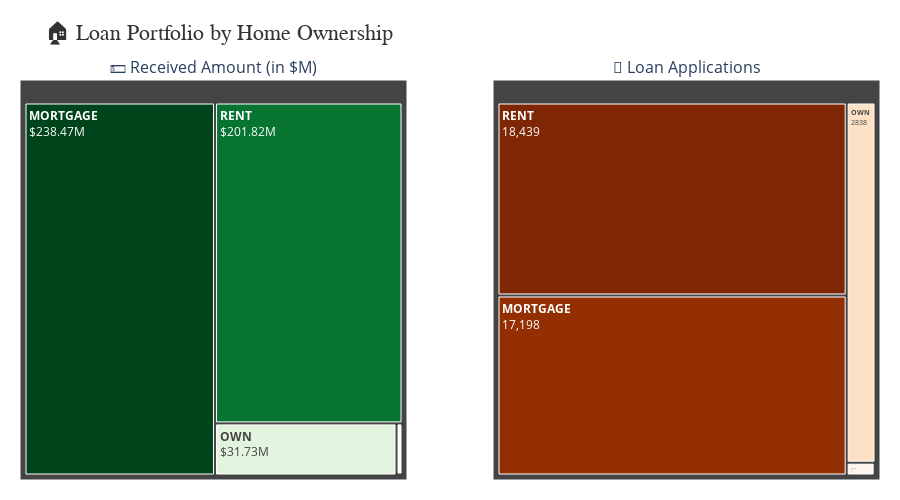

Notebook code for this chart:
### Code cell
import plotly.express as px
from plotly.subplots import make_subplots
import plotly.graph_objects as go

# 1. Prepare aggregated data
home_received = df.groupby('home_ownership')['total_payment'].sum().reset_index()
home_received['received_amount_millions'] = home_received['total_payment'] / 1_000_000

home_applications = df.groupby('home_ownership')['id'].count().reset_index()
home_applications.rename(columns={'id': 'applications'}, inplace=True)

# 2. Create subplot layout (2 columns)
fig = make_subplots(
    rows=1, cols=2,
    subplot_titles=[
        "💵 Received Amount (in $M)",
        "📑 Loan Applications"
    ],
    specs=[[{"type": "domain"}, {"type": "domain"}]]
)

# 3. Add treemaps
fig.add_trace(go.Treemap(
    labels=home_received['home_ownership'],
    parents=[""]*len(home_received),
    values=home_received['received_amount_millions'],
    marker=dict(colors=home_received['received_amount_millions'], colorscale="Greens"),
    texttemplate="<b>%{label}</b><br>$%{value:.2f}M"
), row=1, col=1)

fig.add_trace(go.Treemap(
    labels=home_applications['home_ownership'],
    parents=[""]*len(home_applications),
    values=home_applications['applications'],
    marker=dict(colors=home_applications['applications'], colorscale="Oranges"),
    texttemplate="<b>%{label}</b><br>%{value}"
), row=1, col=2)

# 4. Layout polish
fig.update_layout(
    title="🏠 Loan Portfolio by Home Ownership",
    title_font=dict(size=22, family="Arial Black", color="#333"),
    margin=dict(t=80, l=20, r=20, b=20),
    height=500, width=900
)

# 5. Show and save final dashboard
fig.show()
fig.write_image("home_ownership_dashboard_received_vs_applications.png", scale=3)  # 🔥 High-res export

### Figure 1 — Plotly figure (JSON) as saved in the notebook; plotly's stock layout.template omitted (floating-point values rounded to 4 significant figures)
{"data": [{"domain": {"x": [0, 0.45], "y": [0, 1]}, "labels": ["MORTGAGE", "NONE", "OTHER", "OWN", "RENT"], "marker": {"colors": [238.5, 0.01905, 1.025, 31.73, 201.8], "colorscale": [[0, "rgb(247,252,245)"], [0.125, "rgb(229,245,224)"], [0.25, "rgb(199,233,192)"], [0.375, "rgb(161,217,155)"], [0.5, "rgb(116,196,118)"], [0.625, "rgb(65,171,93)"], [0.75, "rgb(35,139,69)"], [0.875, "rgb(0,109,44)"], [1, "rgb(0,68,27)"]]}, "parents": ["", "", "", "", ""], "texttemplate": "<b>%{label}</b><br>$%{value:.2f}M", "type": "treemap", "values": [238.5, 0.01905, 1.025, 31.73, 201.8]}, {"domain": {"x": [0.55, 1], "y": [0, 1]}, "labels": ["MORTGAGE", "NONE", "OTHER", "OWN", "RENT"], "marker": {"colors": [17198, 3, 98, 2838, 18439], "colorscale": [[0, "rgb(255,245,235)"], [0.125, "rgb(254,230,206)"], [0.25, "rgb(253,208,162)"], [0.375, "rgb(253,174,107)"], [0.5, "rgb(253,141,60)"], [0.625, "rgb(241,105,19)"], [0.75, "rgb(217,72,1)"], [0.875, "rgb(166,54,3)"], [1, "rgb(127,39,4)"]]}, "parents": ["", "", "", "", ""], "texttemplate": "<b>%{label}</b><br>%{value}", "type": "treemap", "values": [17198, 3, 98, 2838, 18439]}], "layout": {"annotations": [{"font": {"size": 16}, "showarrow": false, "text": "💵 Received Amount (in $M)", "x": 0.225, "xanchor": "center", "xref": "paper", "y": 1, "yanchor": "bottom", "yref": "paper"}, {"font": {"size": 16}, "showarrow": false, "text": "📑 Loan Applications", "x": 0.775, "xanchor": "center", "xref": "paper", "y": 1, "yanchor": "bottom", "yref": "paper"}], "height": 500, "margin": {"b": 20, "l": 20, "r": 20, "t": 80}, "title": {"font": {"color": "#333", "family": "Arial Black", "size": 22}, "text": "🏠 Loan Portfolio by Home Ownership"}, "width": 900}}
